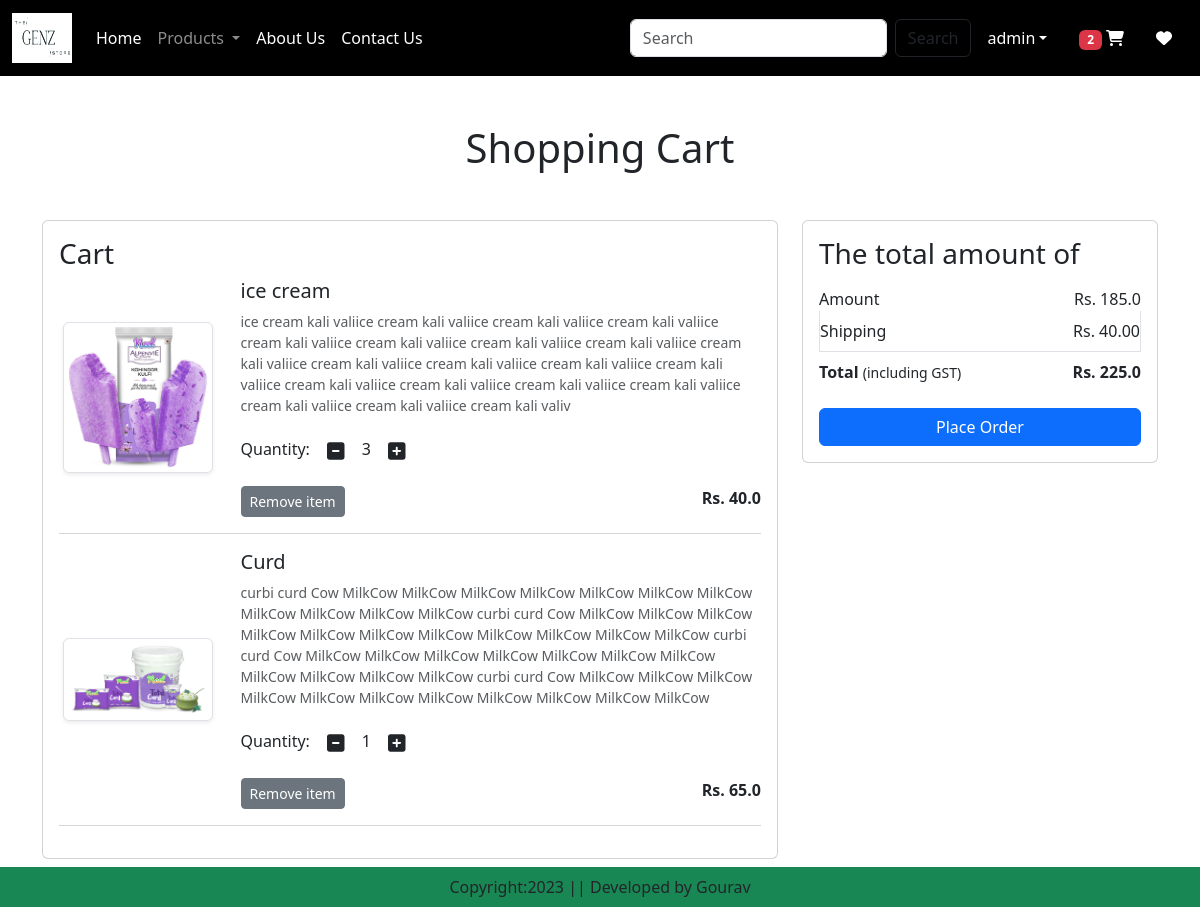
The page /cart/ (signed in) on the database as committed earlier.
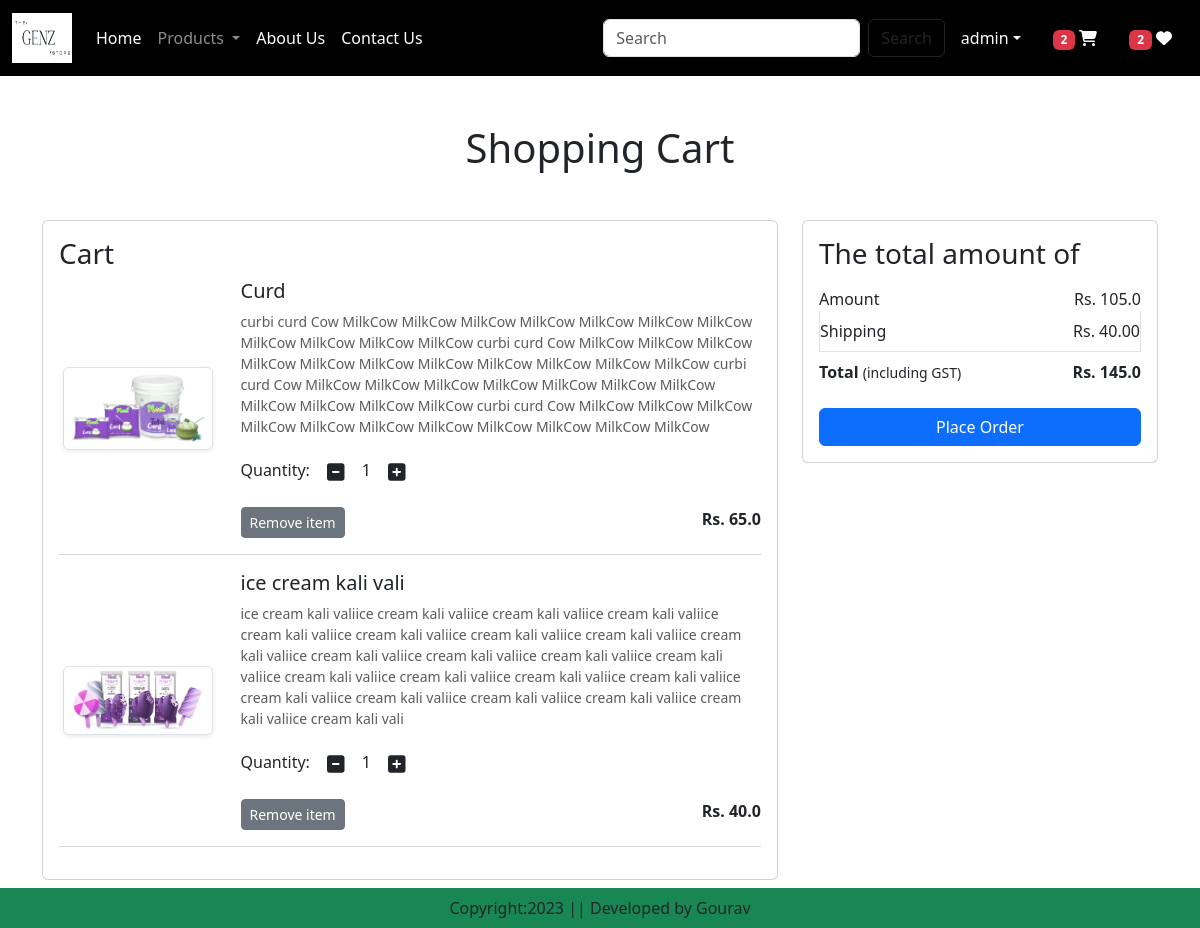
The same page on the database as committed later.
### app/models.py (models this page shows, shortened)
class Cart(models.Model):
    user = models.ForeignKey(User, on_delete=models.CASCADE)
    product = models.ForeignKey(Product, on_delete=models.CASCADE)
    quantity = models.PositiveIntegerField(default=1)

class Product(models.Model):
    title = models.CharField(max_length=1000)
    selling_price = models.FloatField()
    discounted_price = models.FloatField()
    description = models.TextField()
    composition = models.TextField(default='')
    prodapp = models.TextField(default='')
    category = models.CharField(choices=CATEGORY_CHOICES,max_length=10)
    product_image = models.ImageField(upload_to='product')

### app/views.py (the view)
# urls.py: path('cart/', views.show_cart, name="showcart"),
@login_required
def show_cart(request):
    user = request.user
    cart = Cart.objects.filter(user=user)
    amount = 0
    wishitem=0
    if request.user.is_authenticated:
        wishitem = len(Wishlist.objects.filter(user=request.user))
    for p in cart:
        value=p.quantity * p.product.discounted_price
        amount = amount + value
    totalamount = amount + 40
    totalitem = 0
    wishitem=0
    if request.user.is_authenticated:
        totalitem = len(Cart.objects.filter(user=request.user))
        wishitem = len(Wishlist.objects.filter(user=request.user))
    return render(request, 'app/addtocart.html',locals())

### app/templates/app/addtocart.html (shortened to what this page needs)
{% extends 'app/base.html' %}
{% load static %}
{% block main-content %}
<div class="container my-5">
    <div class="row">
        {% if cart %}
        <h1 class="text-center mb-5">Shopping Cart</h1>
        <div class="col-sm-8">
            <div class="card">
                <div class="card-body">
                    <h3>Cart</h3>
                    {% for item in cart %}
                    <div class="row">
                        <div class="col-sm-3 text-center align-self-center"><img src="{{ item.product.product_image.url}}" alt="" class="img-fluid img-thumbnail shadow-sm" height="150" width="150">
                    </div>
                    <div class="col-sm-9">
                        <div>
                            <h5>{{item.product.title}}</h5>
                            <p class="mb-2  text-muted small">{{item.product.description}}</p>
                            <div class="my-3">
                                <label for="quantity">Quantity: </label>
                                <a class="minus-cart btn" pid={{item.product.id}}><i class="fas fa-minus-square fa-lg"></i></a>
                                <span id="quantity">{{item.quantity}}</span>
                                <a class="plus-cart btn" pid={{item.product.id}}><i class="fas fa-plus-square fa-lg"></i></a>
                            </div>
                            <div class="d-flex justify-content-between">
                                <a href="#" class="remove-cart btn btn-sm btn-secondary mr-3" pid={{item.product.id}}>Remove item</a>
                                <p class="mb-0"><span><strong>Rs. {{item.product.discounted_price}}</strong></span></p>
                            </div>
                        </div>
                    </div>
                    </div>
                    <hr class="text-muted">
                    {% endfor %}
                </div>
            </div>
        </div>
        <div class="col-sm-4">
            <div class="card">
                <div class="card-body">
                    <h3>The total amount of</h3>
                    <ul class="list-group">
                        <li class="list-group-item d-flex justify-content-between align-items-center border-0 px-0 pb-0">Amount <span id="amount">Rs. {{amount}}</span></li>
                        <li class="list-group-item d-flex justify-content-between align-items-center px-0">Shipping <span>Rs. 40.00 </span></li>
                        <li class="list-group-item d-flex justify-content-between align-items-center border-0 px-0 mb-3">
                            <div>
                                <strong>Total</strong> <small>(including GST)</small>
                            </div>
                            <span id="totalamount"><strong>Rs. {{totalamount}}</strong></span>
                        </li>
                    </ul>
                    <div class="d-grid"><a href="{% url 'checkout' %}" class="btn btn-primary">Place Order</a></div>
                </div>
            </div>
        </div>
    {% else %}
    <h1 class="text-center mb-5">Cart is Empty</h1>
    {% endif %}
    </div>
</div>
{% endblock main-content %}

### app/templates/app/base.html (shortened to what this page needs)
<!DOCTYPE html>
{% load static %}
<html lang="en">
<head>
    <link href="https://cdn.jsdelivr.net/npm/bootstrap@5.3.1/dist/css/bootstrap.min.css" rel="stylesheet">
    <link href="//maxcdn.bootstrapcdn.com/font-awesome/4.1.0/css/font-awesome.min.css" rel="stylesheet">
    <link rel="stylesheet" href="{% static 'app/css/owl.carousel.min.css' %}">
    <link rel="stylesheet" href="{% static 'app/css/all.min.css' %}">
    <link rel="stylesheet" href="{% static 'app/css/style.css' %}">
</head>
<body>
    <nav class="navbar navbar-expand-lg navbar-dark bg-black">
        <div class="container-fluid">
          <a class="navbar-brand" href="#"><img src="{% static 'app/images/logo.png' %}" width="60", height = "50"></a>
          <div class="collapse navbar-collapse" id="navbarSupportedContent">
            <ul class="navbar-nav me-auto mb-2 mb-lg-0">
              {% if request.user.is_authenticated %}
              <li class="nav-item">
                <a class="nav-link active" aria-current="page" href="/">Home</a>
              </li>
              <li class="nav-item dropdown">
                <a class="nav-link dropdown-toggle" href="#" role="button" data-bs-toggle="dropdown" aria-expanded="false">
                  Products
                </a>
              </li>
              <li class="nav-item">
                <a class="nav-link text-white" href="{% url 'about' %}">About Us</a>
              </li>
              <li class="nav-item">
                <a class="nav-link text-white" href="{% url 'contact' %}">Contact Us</a>
              </li>
            </ul>
            <form class="d-flex" role="search" action="/search">
              <input class="form-control me-2" type="search" placeholder="Search" name="search" aria-label="Search">
              <button class="btn btn-outline-dark" type="submit">Search</button>
            </form>
          </div>
          <ul class="navbar-nav me-auto mb-2 mb-lg-0">
            <li class="nav-item dropdown mx-2">
                <a class="nav-link dropdown-toggle text-white" href="#" id="profileDropdown" role="button" data-bs-toggle="dropdown" aria-expanded="false">{{request.user}}</a>
            </li>
            <li class="nav-item mx-2">
                <a href="{% url 'showcart' %}" class="nav-link text-white">{% if totalitem > 0 %} <span class="badge bg-danger"> {{totalitem}} </span>{% endif %} <i class="fa fa-shopping-cart"></i></a>
            </li>
            <li class="nav-item mx-2">
                <a href="{% url 'showwishlist' %}" class="nav-link text-white">{% if wishitem > 0 %} <span class="badge bg-danger"> {{wishitem}} </span>  {% endif %} <i class="fa fa-heart"></i></a>
            </li>
            {% endif %}
          </ul>
        </div>
    </nav>
    {% block main-content %}{% endblock main-content %}
    <footer class="container-fluid bg-success fixed-bottom text-center p-2 mt-5">
        Copyright:2023 || Developed by Gourav
    </footer>
</body>
</html>

Rows that differ between the two databases and show on the page:
removed Cart: product.product_image (picture), product "ice cream", product.description "ice cream kali valiice cream kali valiice cream kali valiice cream kali valiice cream kali valiice cream kali valiice cream kali valiice cream kali valiice cream kali valiice cream kali valiice cream kali valiice cream kali valiice cream kali valiice cream kali valiice cream kali valiice cream kali valiice cream kali valiice cream kali valiice cream kali valiice cream kali valiv", quantity "3", product.discounted_price "40.0"
added Cart: product.product_image (picture), product "ice cream kali vali", product.description "ice cream kali valiice cream kali valiice cream kali valiice cream kali valiice cream kali valiice cream kali valiice cream kali valiice cream kali valiice cream kali valiice cream kali valiice cream kali valiice cream kali valiice cream kali valiice cream kali valiice cream kali valiice cream kali valiice cream kali valiice cream kali valiice cream kali valiice cream kali valiice cream kali valiice cream kali valiice cream kali vali", quantity "1", product.discounted_price "40.0"
Other text that changed with them:
{{ wishitem }}: (not shown) → "2"
{{ amount }}: "185.0" → "105.0"
{{ totalamount }}: "225.0" → "145.0"
